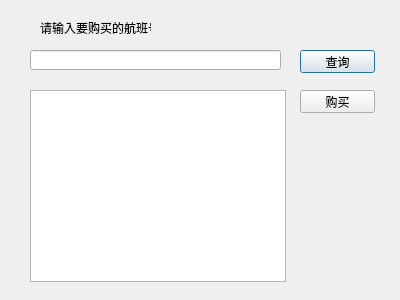
<?xml version="1.0" encoding="UTF-8"?>
<ui version="4.0">
 <class>buy_ticket</class>
 <widget class="QDialog" name="buy_ticket">
  <property name="geometry">
   <rect>
    <x>0</x>
    <y>0</y>
    <width>400</width>
    <height>300</height>
   </rect>
  </property>
  <property name="windowTitle">
   <string>Dialog</string>
  </property>
  <widget class="QLabel" name="label">
   <property name="geometry">
    <rect>
     <x>40</x>
     <y>20</y>
     <width>111</width>
     <height>16</height>
    </rect>
   </property>
   <property name="text">
    <string>请输入要购买的航班号</string>
   </property>
  </widget>
  <widget class="QLineEdit" name="queryLn">
   <property name="geometry">
    <rect>
     <x>30</x>
     <y>50</y>
     <width>251</width>
     <height>20</height>
    </rect>
   </property>
  </widget>
  <widget class="QPushButton" name="queryBt">
   <property name="geometry">
    <rect>
     <x>300</x>
     <y>50</y>
     <width>75</width>
     <height>23</height>
    </rect>
   </property>
   <property name="text">
    <string>查询</string>
   </property>
  </widget>
  <widget class="QListView" name="listView">
   <property name="geometry">
    <rect>
     <x>30</x>
     <y>90</y>
     <width>256</width>
     <height>192</height>
    </rect>
   </property>
  </widget>
  <widget class="QPushButton" name="buyBt">
   <property name="geometry">
    <rect>
     <x>300</x>
     <y>90</y>
     <width>75</width>
     <height>23</height>
    </rect>
   </property>
   <property name="text">
    <string>购买</string>
   </property>
  </widget>
 </widget>
 <resources/>
 <connections/>
</ui>
